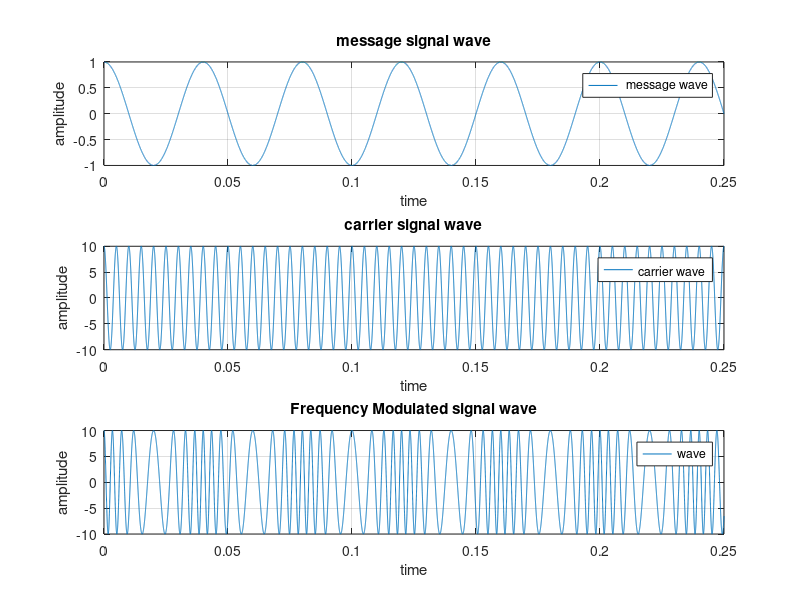

Reproduce this figure in MATLAB.
clc 
clear all 
close all 
Am=1; 
fm=25; 
fc=200; 
A=10; 
b=4; 
t=0:0.00001:0.25; 
m=Am*cos(2*pi*fm*t); 
subplot(3,1,1); 
plot(t,m); 
title('message signal wave'); 
xlabel('time'); 
ylabel('amplitude'); 
legend(' message wave'); 
grid on;
c=A*cos(2*pi*fc*t); 
subplot(3,1,2); 
plot(t,c); 
title('carrier signal wave'); 
xlabel('time'); 
ylabel('amplitude'); 
legend('carrier wave'); 
grid on; 
s= A*cos((2*pi*fc*t)+b*sin(2*pi*fm*t)); 
subplot(3,1,3); 
plot(t,s); 
title('Frequency Modulated signal wave'); 
xlabel('time'); 
ylabel('amplitude'); 
legend('wave'); 
grid on;
